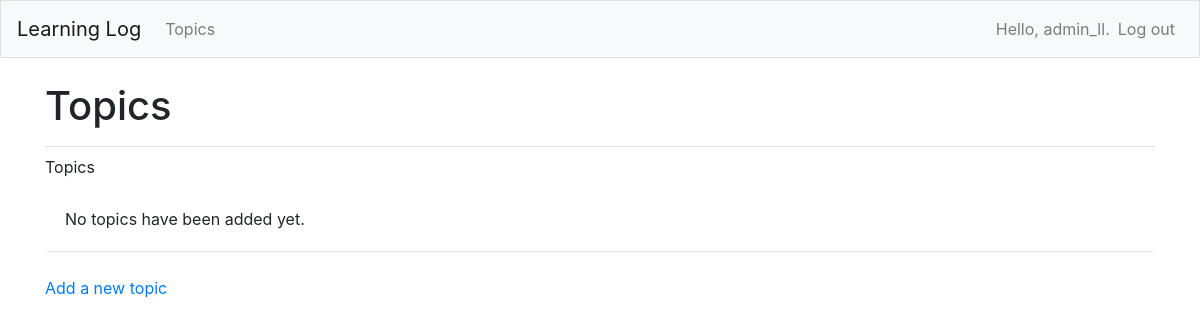
/topics (signed in), run on an earlier commit of the app's database.
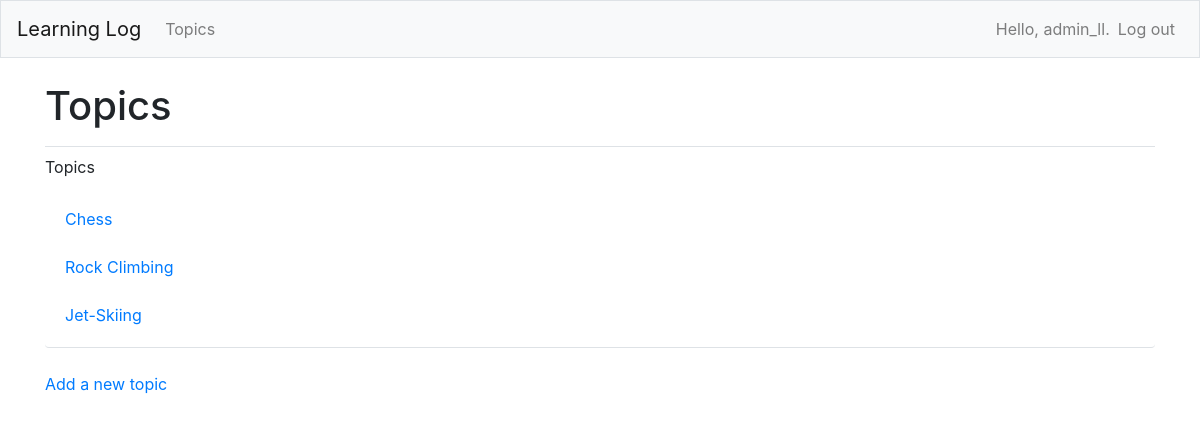
And on a later commit of the database.
### MainApp/models.py (models this page shows, shortened)
class Topic(models.Model):
    text = models.CharField(max_length=200)
    date_added = models.DateTimeField(auto_now_add=True)
    owner = models.ForeignKey(User, on_delete=models.CASCADE)

### MainApp/views.py (the view)
# urls.py: path('topics', views.topics, name='topics'),
@login_required
def topics(request):
    topics = Topic.objects.filter(owner=request.user).order_by('date_added')
    context = {'all_topics': topics}
    return render(request, 'mainapp/topics.html', context)

### MainApp/templates/mainapp/topics.html
{% extends "MainApp/base.html" %}
{% block page_header %}
   <h1>Topics</h1>
{% endblock page_header %}
{% block content %}
  <p>Topics</p>
  <ul class="list-group border-bottom pb-2 mb-4">
     {% for topic in all_topics %}
      <li class="list-group-item border-0">
        <a href="{% url 'MainApp:topic' topic.id %}">
          {{ topic.text }}</a>
      </li>
     {% empty %}
       <li class="list-group-item border-0">No topics have been added yet.</li>
     {% endfor %}
  </ul>
  <a href="{% url 'MainApp:new_topic' %}">Add a new topic</a>
{% endblock content %}

### MainApp/templates/mainapp/base.html (shortened to what this page needs)
{% load bootstrap4 %}
<!doctype html>
<html lang="en">
    <head>
        {% bootstrap_css %}
    </head>
    <body>
        <nav class="navbar navbar-expand-md navbar-light bg-light mb-4 border">
        <a class="navbar-brand" href="{% url 'MainApp:index'%}">Learning Log</a>
        <div class="collapse navbar-collapse" id="navbarCollapse">
            <ul class="navbar-nav mr-auto">
                <li class="nav-item">
                <a class="nav-link" href="{% url 'MainApp:topics'%}">Topics</a></li>
            </ul>
            <ul class="navbar-nav ml-auto">
                {% if user.is_authenticated %}
                <li class="nav-item">
                    <span class="navbar-text">Hello, {{ user.username }}.</span>
                </li>
                <li class="nav-item">
                    <a class="nav-link" href="{% url 'users:logout' %}">Log out</a>
                </li>
                {% else %}
                  <li class="nav-item">
                    <a class="nav-link" href="{% url 'users:register' %}">Register</a>
                  </li>
                  <li class="nav-item">
                    <a class="nav-link" href="{% url 'users:login' %}">Log in</a></li>
                {% endif %}
              </ul>
        </div>
        </nav>
        <main role="main" class="container">
            <div class="pb-2 mb-2 border-bottom">
                {% block page_header %}{% endblock page_header %}
            </div>
            <div>
                {% block content %}{% endblock content %}
            </div>
        </main>
    </body>
</html>

What changed in the data, as far as the page shows it:
added Topic: text "Chess"
added Topic: text "Rock Climbing"
added Topic: text "Jet-Skiing"
Also different on the page:
text no longer shown: "No topics have been added yet."
